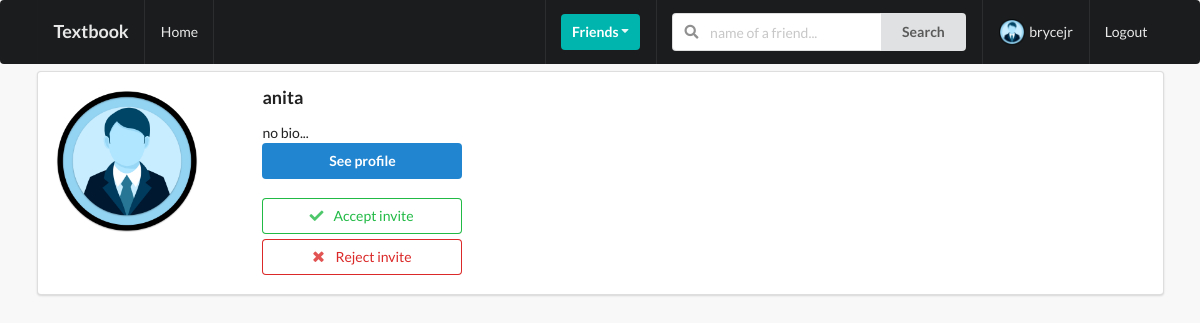
The page /profiles/invites/ (signed in) on the database its author committed.
### profiles/models.py (models this page shows, shortened)
class Profile(models.Model):
    first_name = models.CharField(max_length=200, blank=True)
    last_name = models.CharField(max_length=200, blank=True)
    user = models.OneToOneField(User, on_delete=models.CASCADE)
    bio = models.TextField(default="no bio...", max_length=300)
    email = models.EmailField(max_length=200, blank=True)
    country = models.CharField(max_length=200, blank=True)
    avatar = models.ImageField(default='avatar.png', upload_to='avatars/')
    friends = models.ManyToManyField(User, blank=True, related_name='friends')
    slug = models.SlugField(unique=True, blank=True)
    updated = models.DateTimeField(auto_now=True)
    created = models.DateTimeField(auto_now_add=True)
    objects = ProfileManager()
    def get_absolute_url(self):
        return reverse("profiles:profile-detail-view", kwargs={"slug": self.slug})
    __initial_first_name = None
    __initial_last_name = None
    def __init__(self, *args, **kwargs):
        super().__init__(*args, **kwargs)
        self.__initial_first_name = self.first_name
        self.__initial_last_name = self.last_name

### profiles/views.py (the view)
# urls.py: path('invites/', invites_received_view, name='my-invites-view'),
@login_required
def invites_received_view(request):
    profile = Profile.objects.get(user=request.user)
    qs = Relationship.objects.invitations_received(profile)
    results = list(map(lambda x: x.sender, qs))
    is_empty = False
    if len(results) == 0:
        is_empty = True
    context = {
        'qs': results,
        'is_empty': is_empty,
    }
    return render(request, 'my_invites.html', context)

### profiles/context_processors.py (called while the page is built)
def profile_pic(request):
    if request.user.is_authenticated:
        profile_obj = Profile.objects.get(user=request.user)
        pic = profile_obj.avatar
        return {'picture':pic}
    return {}

def inv_received_no(request):
    if request.user.is_authenticated:
        profile_obj = Profile.objects.get(user=request.user)
        qs_count = Relationship.objects.invitations_received(profile_obj).count
        return {'invites_no':qs_count}
    return {}

### profiles/models.py (called while the page is built)
    def invitations_received(self, receiver):
        qs = Relationship.objects.filter(receiver=receiver, status='send')
        return qs

### templates/my_invites.html (shortened to what this page needs)
{% extends 'base.html' %}
{% block content %}
{% for obj in qs %}
<div class="ui segment">
	<div class="ui grid">
		<div class="row">
			<div class="three wide column">
				<img class="ui small circular image" src={{ obj.avatar.url }}>
			</div>
			<div class="thirteen wide column">
				<h3>{{ obj.user }}</h3>
				<p>{{ obj.bio }}</h3>
					<br>
					<a href="{{ obj.get_absolute_url }}">
						<button class="ui primary button w-big mb-5">See profile</button>
					</a>
					<form action="{% url 'profiles:accept' %}" method="POST">
						<button type="submit" class="ui positive basic button w-big mb-5">
							<i class="check icon"></i>
							Accept invite
						</button>
					</form>
					<form action="{% url 'profiles:reject' %}" method="POST">
						<button type="submit" class="ui negative basic button w-big mb-5">
							<i class="close icon"></i>
							Reject invite
						</button>
					</form>
				</div>
			</div>
		</div>
	</div>
	{% endfor %}
	{% endblock content %}

### templates/navbar.html (shortened to what this page needs)
{% url 'home-view' as path_to_home %}
{% url 'posts:post' as path_to_posts %}
{% url 'profiles:my-profile-view' as path_to_my_profile %}
<div class="ui inverted menu mb-7">
  <div class="ui container">
    <a href="{{ path_to_home }}" class="{% if request.path == path_to_home %}active{% endif %} item">
      <h3>Textbook</h3>
    </a>
    {% if request.user.is_authenticated %}
    <a href="{{ path_to_posts }}" class="{% if request.path == path_to_posts %}active{% endif %} item">
      Home
    </a>
    {% endif %}
    <div class="right menu">
      {% if request.user.is_authenticated %}
      <div class="item">
        <div class="ui floating dropdown icon button teal"> Friends
          <i class="dropdown icon"></i>
        </div>
      </div>
      <div class="item">
        <form action="" method="GET">
          <div class="ui action left icon input">
            <input class="prompt" type="text" name='q' placeholder="name of a friend...">
            <button type='submit' class="ui button">Search</button>
          </div>
        </form>
      </div>
      <a href="{{ path_to_my_profile }}" class="{% if request.path == path_to_my_profile %}active{% endif %} item">
        <img src={{ picture.url }} class="ui avatar image">
        {{ request.user }}
      </a>
      <a href="{% url 'account_logout' %}" class="ui item">
        Logout
      </a>
      {% else %}
      <a href="{% url 'account_login' %}" class="ui item">
        Login
      </a>
      {% endif %}
    </div>
  </div>
</div>

### static_files/style.css (style rules this page uses)
body { background: #F8F8F8 !important; }
.mb-7 { margin-bottom: 7px !important; }
.mb-5 { margin-bottom: 5px !important; }
.w-big { width: 200px !important; }

### rows shown on the page
Profile: avatar (placeholder picture), user "anita", bio "no bio..."

### other values the page prints
{{ request.user }} "brycejr"
